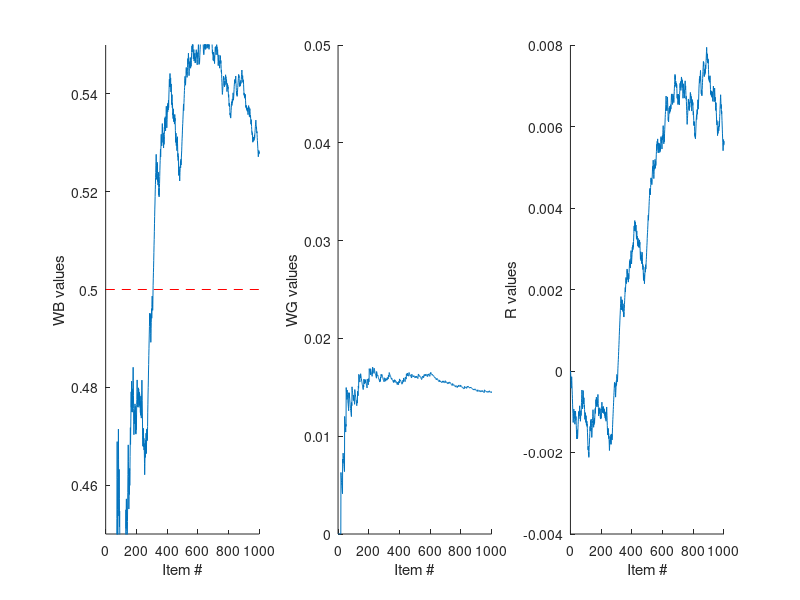

Write the MATLAB code that produced this figure.
%% IP type policies comparison and tuning for K bins

% write data to file: csvwrite('q_B250_R4.txt',q_plot)

clc
clear all
close all

% Standard policy combinations:
% IP    greedy
% IPP   differential
% PR    ratio
% PRE   ratio

%% Variables
Duration = tic;
ALGORITHM = 1;      % 1 = IPP, 2 = PRE

B = 350;   % range of batch sizes
AR = 0.5;           % fraction of all items accepted
AR_ = AR/1e2;       % relative tolerated deviation from the target AR
K = 8;              % number of modeled bins
N_bins = 10000;    % number of simulated bins per parameter setting

MU = 100;           % mean item weight in discrete normal distribution
VARIANCE = 15^2;      % variance of item weight in discrete normal distribution
p = normpdf([1:2*MU-1],MU,sqrt(VARIANCE));
p = p./sum(p);      % normalize

W = find(p);    % item space
P = length(W);  % number of different item sizes
p_ = p(W);      % probability of items
w_max = W(end);
series = 0:w_max;
Pcum = cumsum([0 p]);

%9 5 1
%10 7 4 1
%10 6 2
temp2 = 1;
if ALGORITHM == 1
    %temp = [0.094726563];  % vector of tuned parameter values per RR setting
    %parameter = temp(temp2);
    parameter = 0.09375;
    G = 3;
elseif ALGORITHM == 2
    temp = [];  % vector of tuned parameter values per RR setting
    parameter = temp(temp2);
    G = 2;
end

%% Simulation
R = 0;
temp = [1e-6];      % vector of used RR settings
RR = temp(temp2);
AR_matrix = 0;  % number of items accepted
RR_matrix = 0;  % number of items rejected
G_matrix = 0;   % total giveaway generated

WB_matrix = 0;  % total throughput
WG_matrix = 0;  % total giveaway
WR_matrix = 0;  % total rejected

IP_temp = zeros(1,K);
R_plot = zeros(1,N_bins*(ceil(B/MU)+1));
WB_plot = R_plot;
WG_plot = R_plot;

% set cost function f
if ALGORITHM == 1
    IP = [zeros(1,B),series.^parameter];                             % IPP
elseif ALGORITHM == 2
    IP = [zeros(1,B),1 - parameter.^series];                         % PRE
end        
        
% recursively calculate indices c
for v = B:-1:1
    IP(v) = sum(p.*IP(v+1:v+w_max));
end

% generate enough items to fill N_bins bins
i = 0;  % number of filled bins
j = 1;  % number of allocated items
v_ = zeros(1,K);
while i < N_bins
    [~,w] = histc(rand,Pcum);

    if G == 1
        IP_temp = IP(v_+1+w);
    elseif G == 2
        IP_temp = IP(v_+1)./IP(v_+1+w);
    elseif G == 3
        IP_temp = IP(v_+1) - IP(v_+1+w);
    end

    if G == 2
        if sum(isnan(IP_temp)) > 0
            IP_temp(k) = IP(v_+1) - IP(v_+1+w);
        end
        IP_max = max(IP_temp);

        if IP_max >= R   % ACCEPT
            k_star = find(IP_temp==IP_max,1);
            v_(k_star) = v_(k_star) + w;
        end
    else
        IP_max = max(IP_temp);
        if IP_max >= R   % ACCEPT
            k_star = find(IP_temp==IP_max,1);
            v_(k_star) = v_(k_star) + w;
        end
    end

    if IP_max >= R       % ACCEPT
        GG = max([0,v_(k_star) - B]);
        R = R - GG*RR;
        R = R + (w - GG)*RR*(1/AR - 1);
        
        WB_matrix = WB_matrix + (w - GG);
        WG_matrix = WG_matrix + GG;
        
        AR_matrix = AR_matrix + 1;

        r = (v_(k_star) - B);
        if r >= 0
            G_matrix = G_matrix + r;
            v_(k_star) = 0;
            i = i + 1;
        end
    else                % REJECT
        R = R - w*RR;
        WR_matrix = WR_matrix + w;
        RR_matrix = RR_matrix + 1;
    end
    j = j + 1;
    R_plot(j) = R;
    %q_plot(j) = AR_matrix/j;
    WB_plot(j) = WB_matrix/(WB_matrix + WG_matrix + WR_matrix);
    WG_plot(j) = WG_matrix/(WB_matrix + WG_matrix + WR_matrix);
end
g_star = G_matrix/AR_matrix;  % giveaway per item as performance measure
disp(g_star)

j = 1000;

R_plot = R_plot(1:j);
WB_plot = WB_plot(1:j);
WG_plot = WG_plot(1:j);

output = [WB_plot', WG_plot', R_plot'];

figure
subplot(1,3,1)
hold on
plot(WB_plot)
plot([1 j],[AR AR],'r--')
axis([0 length(WB_plot) AR-0.05 AR+0.05])
xlabel('Item #')
ylabel('WB values')

subplot(1,3,2)
hold on
plot(WG_plot)
plot([1 j],[AR AR],'r--')
axis([0 length(WG_plot) 0 0.05])
xlabel('Item #')
ylabel('WG values')

subplot(1,3,3)
hold on
plot(R_plot)
xlabel('Item #')
ylabel('R values')